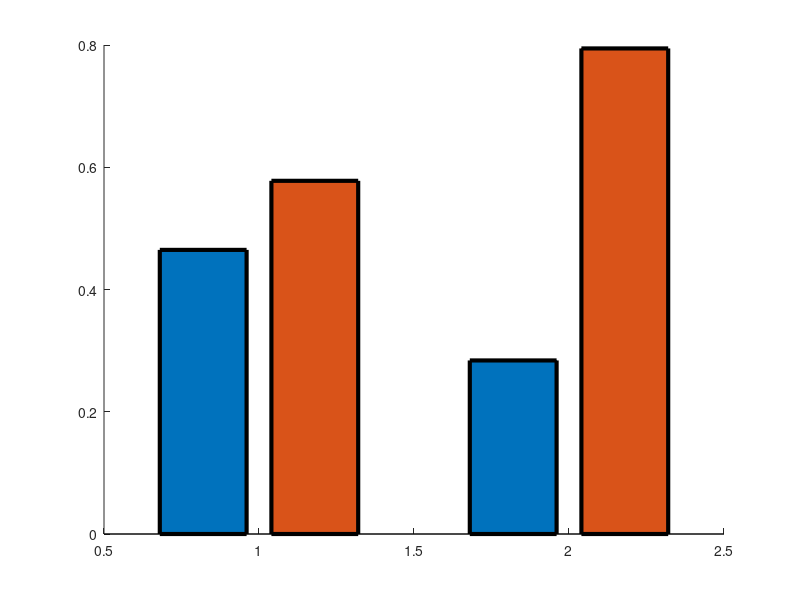

Here is the MATLAB script that generated this plot: (Note: this script raises an error after producing the figure.)
clc
clear
close all

%%

DTR_fed = [0.962 0.537 0.397 0.843 0.461 -0.127 0.624 0.907 -0.955 0.999];

DTR_fasted = [1.253 1.131 1.076 -0.294 -0.755 -0.119 0.760 1.098 0.308 1.320];

control_fed = [1.11345 0.240 -0.453 1.160 -0.137 -0.149 0.137 0.360];

control_fasted = [1.020 1.442 0.563 0.197 0.935 1.082 -0.318 1.434];

%%

figure;
hold on

control = [control_fed' control_fasted'];
DTR = [DTR_fed' DTR_fasted'];

model_series = [mean(DTR_fed) mean(DTR_fasted); mean(control_fed) mean(control_fasted)];
model_error = [std(DTR_fed)/sqrt(10) std(DTR_fasted)/sqrt(10); std(control_fed)/sqrt(8) std(control_fasted)/sqrt(8)];

b = bar(model_series,'linewidth',3);
b(1).FaceColor = '#C6D6EA';
b(2).FaceColor = '#719DC9';

for k = 1:size(DTR,1)
    plot([0.8571, 1.1429],DTR(k,:),'marker','o','markersize',2,...
        'markeredgecolor',[0.75 0.75 0.75],'markerfacecolor',[0.75 0.75 0.75],...
        'linestyle','-','color',[0.75 0.75 0.75 0.9],'linewidth',3);
end

for k = 1:size(control,1)
    plot([1.8571, 2.1429],control(k,:),'marker','o','markersize',2,...
        'markeredgecolor',[0.75 0.75 0.75],'markerfacecolor',[0.75 0.75 0.75],...
        'linestyle','-','color',[0.75 0.75 0.75 0.9],'linewidth',3);
end

errorbar([0.8571 1.1429; 1.8571 2.1429],model_series,model_error,'k','linestyle','none','linewidth',3,'CapSize',15);

ax = gca;
ax.LineWidth = 2;
ax.FontSize = 15;
ax.FontWeight = 'bold';

ylabel('HR z-score','FontSize',15,'FontWeight','bold');
title({'Tone 1 response','',''},'FontSize',20,'FontWeight','bold','color','k')

xticks([1 2])
xticklabels({'DTR+','DTR-'})

%%

[h_HR_1, p_HR_1, ci_HR_1, stats_HR_1] = ttest2(DTR_fed, DTR_fasted)

[h_HR_2, p_HR_2, ci_HR_2, stats_HR_2] = ttest2(control_fed, control_fasted)

[h_HR_3, p_HR_3, ci_HR_3, stats_HR_3] = ttest2(DTR_fed,control_fed)

[h_HR_4, p_HR_4, ci_HR_4, stats_HR_4] = ttest2(DTR_fasted,control_fasted)





